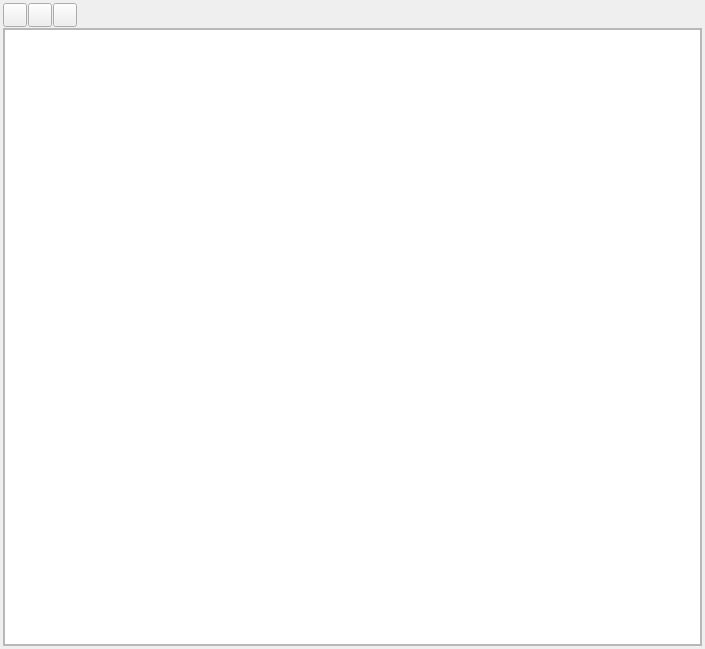
<?xml version="1.0" encoding="UTF-8"?>
<ui version="4.0">
 <class>ACC_OrderPreviewDialog</class>
 <widget class="QDialog" name="ACC_OrderPreviewDialog">
  <property name="geometry">
   <rect>
    <x>0</x>
    <y>0</y>
    <width>705</width>
    <height>649</height>
   </rect>
  </property>
  <property name="windowTitle">
   <string>Dialog</string>
  </property>
  <layout class="QGridLayout" name="gridLayout_2">
   <property name="leftMargin">
    <number>3</number>
   </property>
   <property name="topMargin">
    <number>3</number>
   </property>
   <property name="rightMargin">
    <number>3</number>
   </property>
   <property name="bottomMargin">
    <number>3</number>
   </property>
   <property name="spacing">
    <number>1</number>
   </property>
   <item row="0" column="0">
    <layout class="QHBoxLayout" name="horizontalLayout">
     <property name="spacing">
      <number>1</number>
     </property>
     <property name="sizeConstraint">
      <enum>QLayout::SetDefaultConstraint</enum>
     </property>
     <item>
      <widget class="QToolButton" name="pbPrint">
       <property name="minimumSize">
        <size>
         <width>24</width>
         <height>24</height>
        </size>
       </property>
       <property name="maximumSize">
        <size>
         <width>24</width>
         <height>24</height>
        </size>
       </property>
       <property name="toolTip">
        <string>Send to printer</string>
       </property>
       <property name="text">
        <string/>
       </property>
       <property name="icon">
        <iconset resource="../../../db/src/gui/db.qrc">
         <normaloff>:/images/icons/printer.png</normaloff>:/images/icons/printer.png</iconset>
       </property>
       <property name="iconSize">
        <size>
         <width>16</width>
         <height>16</height>
        </size>
       </property>
      </widget>
     </item>
     <item>
      <widget class="QToolButton" name="pbSavePdf">
       <property name="minimumSize">
        <size>
         <width>24</width>
         <height>24</height>
        </size>
       </property>
       <property name="maximumSize">
        <size>
         <width>24</width>
         <height>24</height>
        </size>
       </property>
       <property name="toolTip">
        <string>Save as PDF</string>
       </property>
       <property name="text">
        <string/>
       </property>
       <property name="icon">
        <iconset resource="../../../db/src/gui/db.qrc">
         <normaloff>:/images/icons/page_white_acrobat.png</normaloff>:/images/icons/page_white_acrobat.png</iconset>
       </property>
       <property name="iconSize">
        <size>
         <width>16</width>
         <height>16</height>
        </size>
       </property>
      </widget>
     </item>
     <item>
      <widget class="QToolButton" name="pbSaveHtml">
       <property name="minimumSize">
        <size>
         <width>24</width>
         <height>24</height>
        </size>
       </property>
       <property name="maximumSize">
        <size>
         <width>24</width>
         <height>24</height>
        </size>
       </property>
       <property name="toolTip">
        <string>Save as ODF</string>
       </property>
       <property name="text">
        <string/>
       </property>
       <property name="icon">
        <iconset resource="../../../db/src/gui/db.qrc">
         <normaloff>:/images/icons/xhtml.png</normaloff>:/images/icons/xhtml.png</iconset>
       </property>
      </widget>
     </item>
     <item>
      <spacer name="horizontalSpacer">
       <property name="orientation">
        <enum>Qt::Horizontal</enum>
       </property>
       <property name="sizeHint" stdset="0">
        <size>
         <width>40</width>
         <height>20</height>
        </size>
       </property>
      </spacer>
     </item>
    </layout>
   </item>
   <item row="1" column="0">
    <widget class="QFrame" name="frame">
     <property name="frameShape">
      <enum>QFrame::StyledPanel</enum>
     </property>
     <property name="frameShadow">
      <enum>QFrame::Sunken</enum>
     </property>
     <layout class="QGridLayout" name="gridLayout">
      <property name="leftMargin">
       <number>0</number>
      </property>
      <property name="topMargin">
       <number>0</number>
      </property>
      <property name="rightMargin">
       <number>0</number>
      </property>
      <property name="bottomMargin">
       <number>0</number>
      </property>
      <property name="spacing">
       <number>0</number>
      </property>
      <item row="0" column="0">
       <widget class="RB_TextEdit" name="textEdit"/>
      </item>
     </layout>
    </widget>
   </item>
  </layout>
 </widget>
 <customwidgets>
  <customwidget>
   <class>RB_TextEdit</class>
   <extends>QTextEdit</extends>
   <header location="global">rb_textedit.h</header>
  </customwidget>
 </customwidgets>
 <resources>
  <include location="../../../db/src/gui/db.qrc"/>
 </resources>
 <connections/>
</ui>
